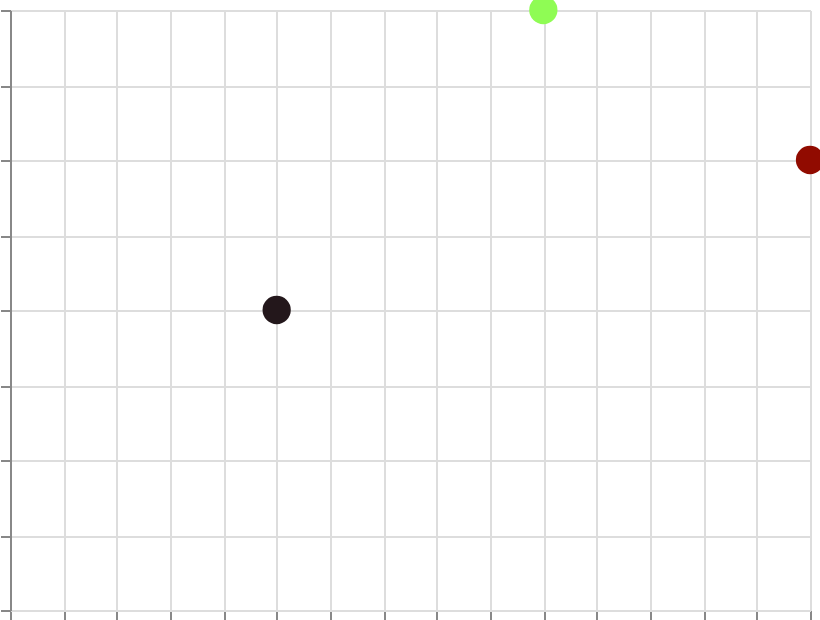

This figure's Vega-Lite source:
### Vega specification from a JSON file in a GitHub repository (floating-point values rounded to 4 significant figures)
{"$schema": "https://vega.github.io/schema/vega/v6.json", "width": 400, "height": 300, "padding": 5, "autosize": "none", "data": [{"name": "table", "values": [{"x": 1, "y": 2, "val": 10}, {"x": 2, "y": 4, "val": 50}, {"x": 3, "y": 3, "val": 90}]}], "scales": [{"name": "x", "type": "linear", "domain": {"data": "table", "field": "x"}, "range": "width", "nice": true}, {"name": "y", "type": "linear", "domain": {"data": "table", "field": "y"}, "range": [{"signal": "height"}, 0], "nice": true}, {"name": "color", "type": "sequential", "domain": {"data": "table", "field": "val"}, "scheme": "turbo"}], "marks": [{"type": "symbol", "from": {"data": "table"}, "encode": {"update": {"x": {"scale": "x", "field": "x"}, "y": {"scale": "y", "field": "y"}, "size": {"value": 200}, "fill": {"scale": "color", "field": "val"}}}}], "axes": [{"scale": "x", "orient": "bottom", "grid": true, "labels": false}, {"scale": "y", "orient": "left", "grid": true, "labels": false}], "legends": [{"fill": "color", "title": "Speed"}]}
